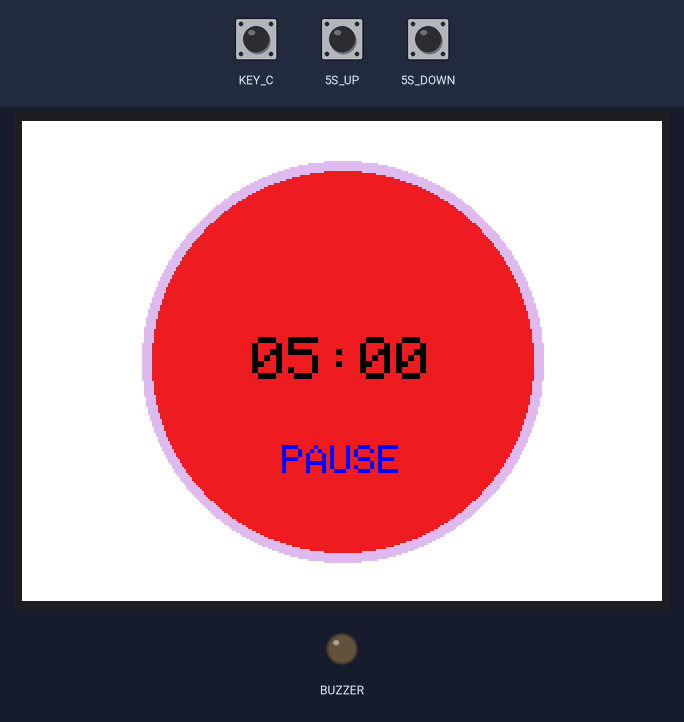
Bench run of a sketch on a simulated Seeed Wio Terminal. Shown: 320×240 colour display, output pins drawn as LEDs (lit = HIGH). The inputs (shaded band) are chosen by the test bench; at power-on: KEY_C HIGH, 5S_DOWN HIGH, 5S_UP HIGH.

Above: at 1.3 s.
1.4 s: KEY_C pulled LOW for 0.25 s
At 4.2 s:
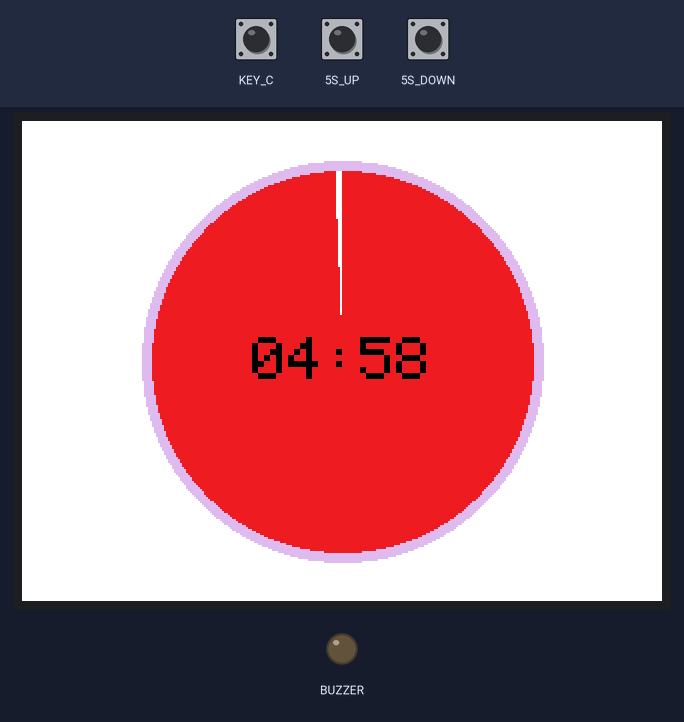
4.6 s: KEY_C pulled LOW for 1 s
At 5.9 s:
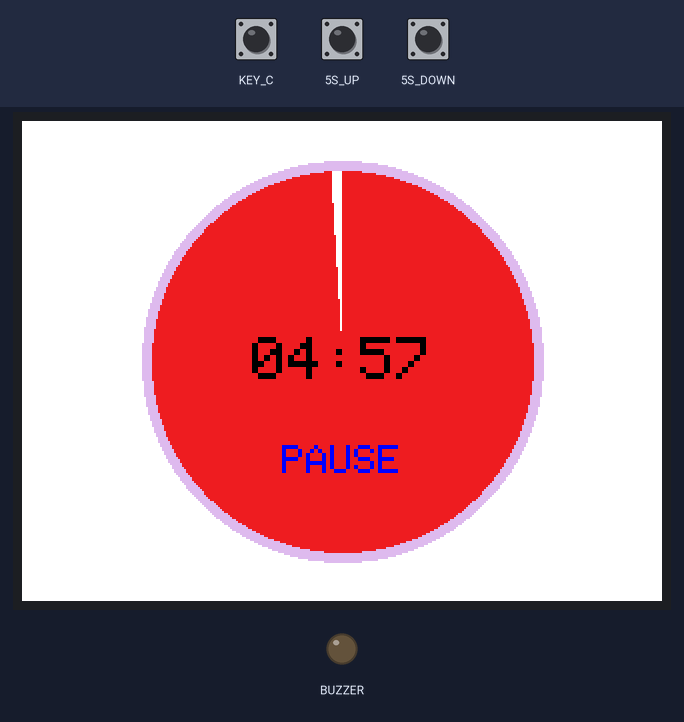
7.1 s: 5S_DOWN pulled LOW for 3.2 s
At 9.6 s:
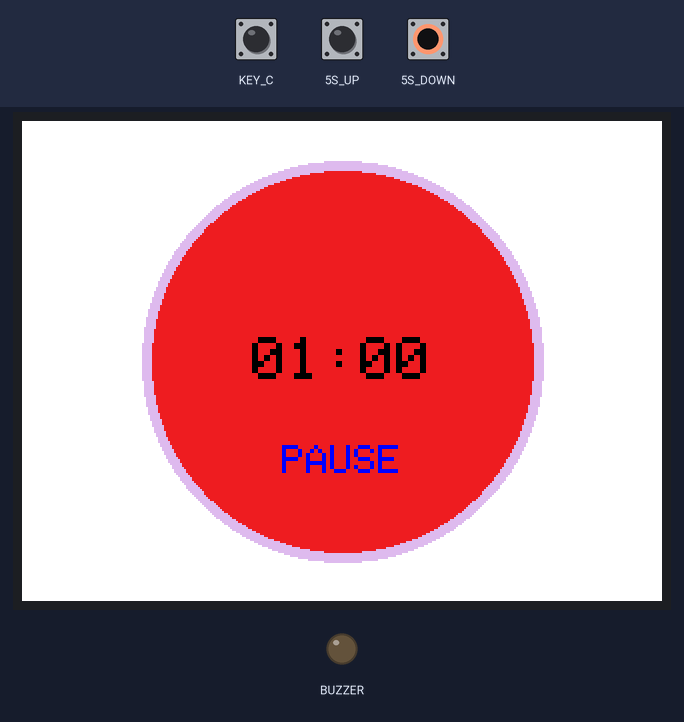
Timing chart, 0 to 11.1 s (numbered marks = the images above; inputs shaded):
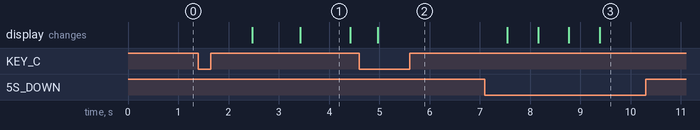

The sketch:

time_timer.ino
```cpp
#define LGFX_USE_V1
#include <LovyanGFX.hpp>
#include <LGFX_AUTODETECT.hpp>

// Wio Terminalの設定を自動で読み込む
static LGFX lcd;
static LGFX_Sprite sprite(&lcd);

// タイマー変数の設定
long setMinutes = 5;           // 初期設定時間（分）
long remainingSeconds = 0;     // 残り時間（秒）
unsigned long lastMillis = 0;  // ミリ秒カウント用
bool isRunning = false;        // タイマー動作フラグ
bool isFinished = false;       // 終了フラグ

// 色の定義
#define COLOR_TIMER 0xE8E4 // 赤
#define COLOR_BG    0xFFFF // 白

void setup() {
  // ハードウェア初期化
  lcd.init();
  lcd.setRotation(1);
  lcd.setBrightness(128);

  // ピン設定
  pinMode(WIO_5S_UP, INPUT_PULLUP);
  pinMode(WIO_5S_DOWN, INPUT_PULLUP);
  pinMode(WIO_KEY_C, INPUT_PULLUP);

  // ★追加：ブザーのピン設定
  pinMode(WIO_BUZZER, OUTPUT);

  // スプライト作成
  sprite.createSprite(lcd.width(), lcd.height());

  // 初期時間のセット
  remainingSeconds = setMinutes * 60;
}

// ★追加：音を鳴らす関数
void playTimeUpSound() {
  // "ピ・ピ・ピ" と3回鳴らす
  for (int i = 0; i < 3; i++) {
    analogWrite(WIO_BUZZER, 128); // 音ON (PWM 50%)
    delay(100);
    analogWrite(WIO_BUZZER, 0);   // 音OFF
    delay(100);
  }
}

void loop() {
  // --- 入力処理 ---
  if (digitalRead(WIO_KEY_C) == LOW) {
    delay(200);
    if (isFinished) {
      isFinished = false;
      remainingSeconds = setMinutes * 60;
      drawTimer(); // リセット直後に描画更新
    } else {
      isRunning = !isRunning;
    }
  }

  // 時間設定
  if (!isRunning && !isFinished) {
    bool changed = false;
    if (digitalRead(WIO_5S_UP) == LOW) {
      setMinutes++;
      if (setMinutes > 60) setMinutes = 60;
      changed = true;
      delay(150);
    }
    if (digitalRead(WIO_5S_DOWN) == LOW) {
      setMinutes--;
      if (setMinutes < 1) setMinutes = 1;
      changed = true;
      delay(150);
    }
    if (changed) {
        remainingSeconds = setMinutes * 60;
        drawTimer(); // 設定変更時にすぐ描画更新
    }
  }

  // --- タイマー計算処理 ---
  if (isRunning && remainingSeconds > 0) {
    if (millis() - lastMillis >= 1000) {
      remainingSeconds--;
      lastMillis = millis();

      // タイムアップ判定
      if (remainingSeconds <= 0) {
        remainingSeconds = 0;
        isRunning = false;

        // ★修正：まだ終了フラグが立っていない（今終わった瞬間）なら音を鳴らす
        if (!isFinished) {
            isFinished = true;
            drawTimer();     // 画面をTIME UPにする
            playTimeUpSound(); // ★音を鳴らす
        }
      } else {
        // 通常カウントダウン時は描画更新
        drawTimer();
      }
    }
  } else {
    lastMillis = millis();
    // 停止中も描画更新（PAUSE表示などをちらつかせないため、頻度を落とすなどの工夫も可）
    if(!isRunning) drawTimer();
  }
}

void drawTimer() {
  sprite.fillScreen(COLOR_BG);

  int cx = lcd.width() / 2;
  int cy = lcd.height() / 2;
  int radius = 100;

  // 外枠
  sprite.fillCircle(cx, cy, radius, 0xDDDD);
  sprite.fillCircle(cx, cy, radius - 5, COLOR_BG);

  // 扇形の計算
  long totalSeconds = setMinutes * 60;
  if (totalSeconds == 0) totalSeconds = 1;
  float ratio = (float)remainingSeconds / (float)totalSeconds;

  if (remainingSeconds > 0) {
    float angle = 360.0 * ratio;
    sprite.fillArc(cx, cy, radius - 5, 0, -90, -90 + angle, COLOR_TIMER);
  }

  // 文字表示
  sprite.setTextColor(TFT_BLACK);
  sprite.setTextDatum(middle_center);
  sprite.setTextSize(3);

  int min = remainingSeconds / 60;
  int sec = remainingSeconds % 60;

  char timeStr[6];
  sprintf(timeStr, "%02d:%02d", min, sec);
  sprite.drawString(timeStr, cx, cy);

  sprite.setTextSize(2);
  if (isFinished) {
    sprite.setTextColor(TFT_RED);
    sprite.drawString("TIME UP!", cx, cy + 50);
  } else if (!isRunning) {
    sprite.setTextColor(TFT_BLUE);
    sprite.drawString("PAUSE", cx, cy + 50);
  }

  sprite.pushSprite(0, 0);
}
```

Measured:
- after the input at 1.4 s, the display: first changes after 1.1 s (image 1 shows a later state)
- after the input at 4.6 s, the display: changes after 0.37 s (image 2)
- after the input at 7.1 s, the display: first changes after 0.45 s (image 3 shows a later state)
- what the display in image 1 shows lasts 1.0 s, from 3.4 s to 4.4 s
